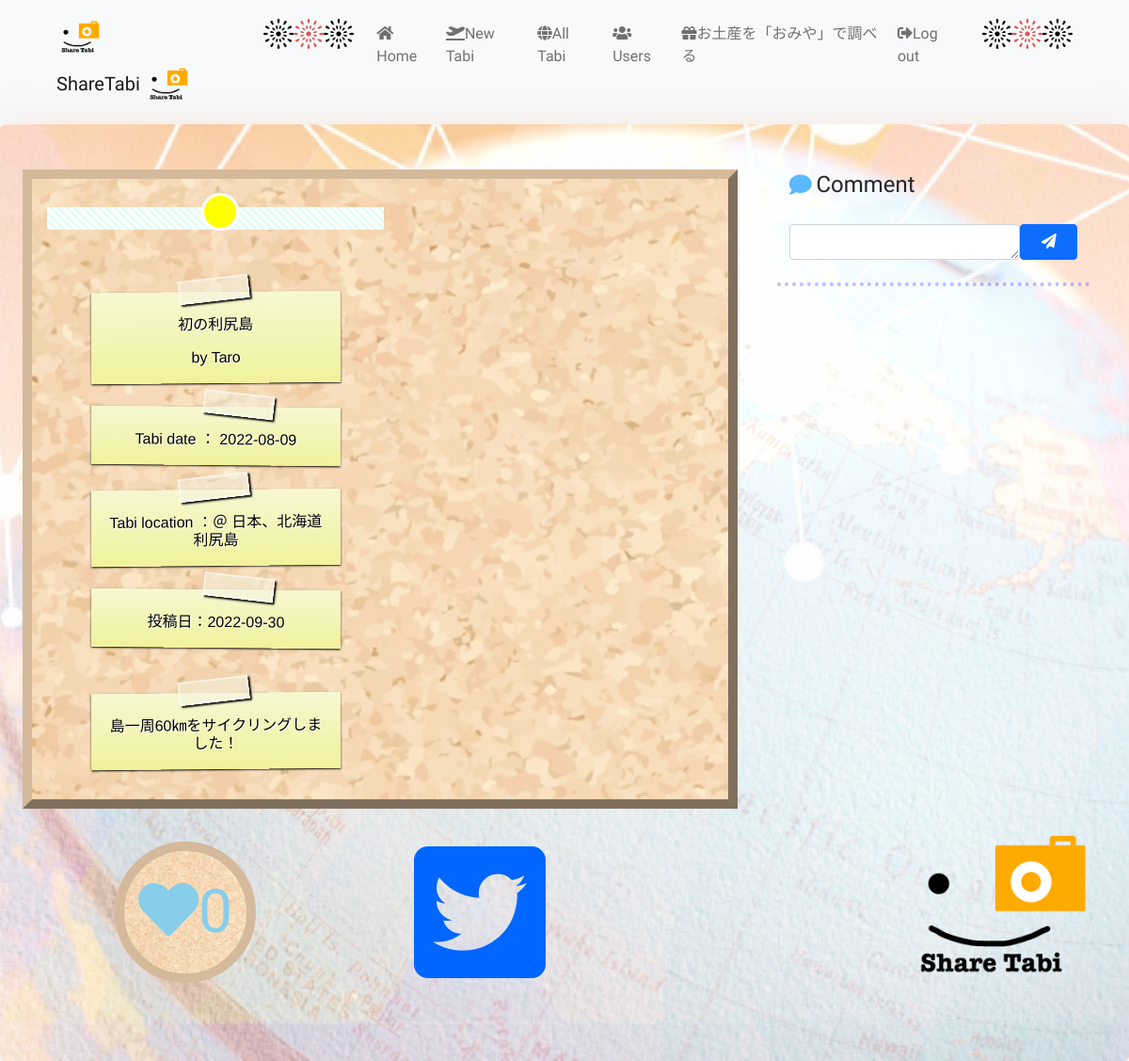
Page /travels/1 (signed in) on the earlier database version.
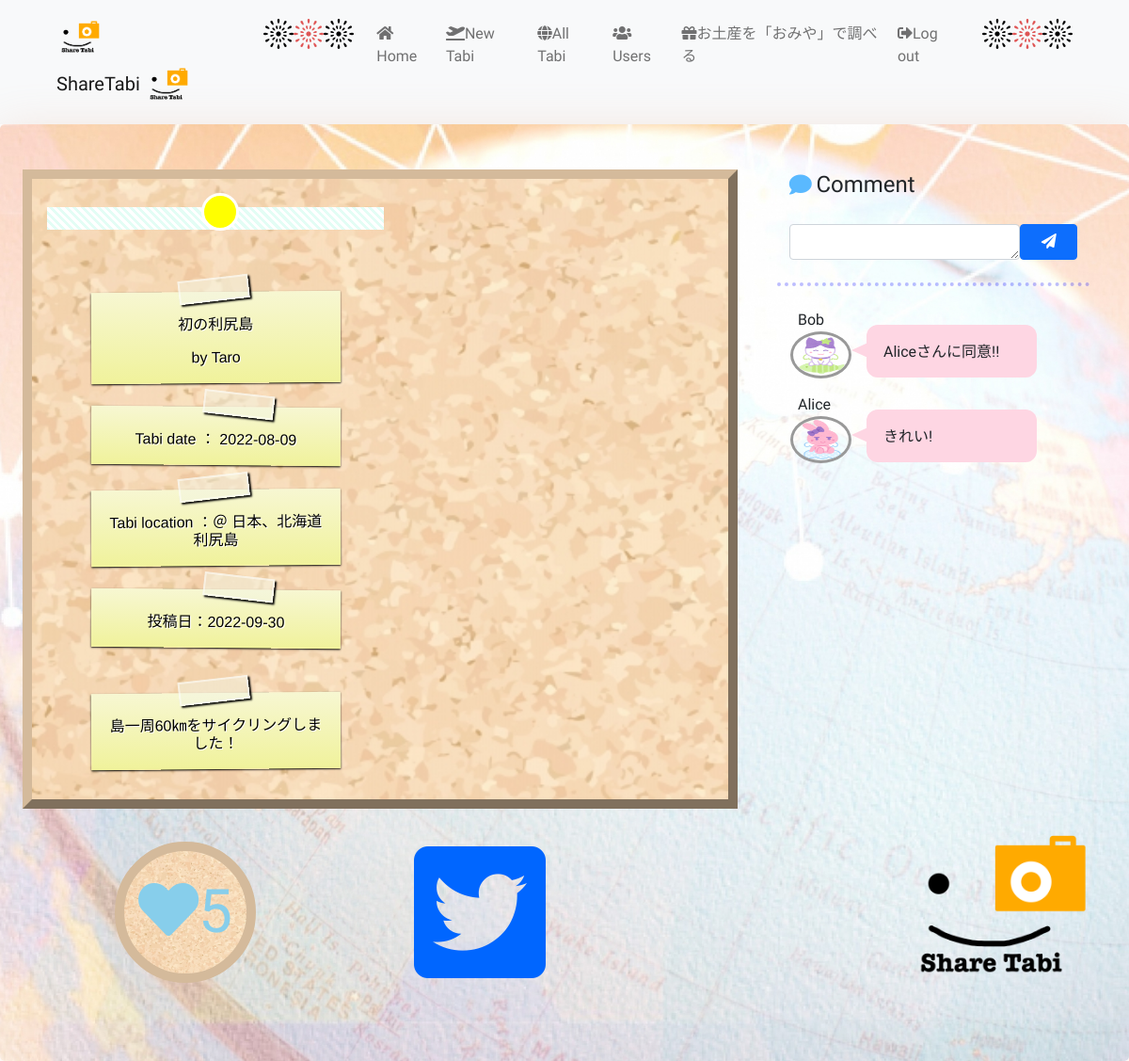
Same page on the later database version.
### app.py (models this page shows)
class Comment(db.Model):
    id = db.Column(db.Integer, primary_key=True)
    body = db.Column(db.String(50), nullable=False)
    user_id = db.Column(db.Integer, db.ForeignKey('user.id'), nullable=False)
    user_name = db.Column(db.String(15), nullable=False)
    travel_id = db.Column(db.Integer, db.ForeignKey('travel.id'), nullable=False)

### app.py (the view)
@app.route("/travels/<int:travel_id>", methods=["GET","POST"])
@login_required
def travel_show(travel_id):
    travel = Travel.query.get(travel_id)
    travel_user = User.query.get(travel.user_id)
    comments = Comment.query.filter(Comment.travel_id == travel_id).all()
    comments.reverse()  # コメントを新しい順にする
    comment_users=[]
    for comment in comments:
        comment_users.append(User.query.get(comment.user_id))
    favorites = Favorite.query.filter(Favorite.travel_id == travel.id).all()
    favorites_count = len(favorites)
    user_favorite = Favorite.query.filter(Favorite.travel_id == travel.id, Favorite.user_id==current_user.id).all()
    user_favorite_count =len(user_favorite)
    return render_template("show_travel.html", current_user=current_user, travel=travel, travel_user=travel_user, comment_data=zip(comments, comment_users), favorites_count=favorites_count, user_favorite_count=user_favorite_count)

### app.py (called while the page is built)
@login_manager.user_loader
def load_user(user_id):
    return User.query.get(int(user_id))

### helpers.py (called while the page is built)
def show_datetime(t):
    return t.strftime('%Y-%m-%d')

### templates/show_travel.html (shortened to what the changed rows need)
{% extends "layout.html" %}
{% block head_css %}
<link href="/static/stylesheet/show_travel.css" rel="stylesheet">
{% endblock %}
{% block main %}
<div class="container-fluid content back">
    <div class="row mx-auto py-5">
        <div class="box col-4">
            <div class="comment mt-4">
                <table class="w-100">
                    <tbody>
                        {% for comment, user in comment_data %}
                        <tr>
                            <td>
                                {% if comment.user_id == current_user.id %}
                                <div class="balloon_l">
                                    <ul>
                                        <li class="ms-2">{{ comment.user_name }}</li>
                                        <li>
                                            <div>
                                                <img src="../static/images/icon/{{ user.icon }}.png" class="icon">
                                            </div>
                                        </li>
                                    </ul>
                                    <div class="ms-3 my-auto w-100">
                                        <p class="says2 w-100">{{ comment.body }}</p>
                                    </div>
                                </div>
                                {% else %}
                                <div class="balloon_l">
                                    <ul>
                                        <li class="ms-2">{{ comment.user_name }}</li>
                                        <li>
                                            <div>
                                                <img src="../static/images/icon/{{ user.icon }}.png" class="icon">
                                            </div>
                                        </li>
                                    </ul>
                                    <div class="ms-3 my-auto w-100">
                                        <p class="says w-100">{{ comment.body }}</p>
                                    </div>
                                </div>
                                {% endif %}
                            </td>
                        </tr>
                        {% endfor %}
                    </tbody>
                </table>
            </div>
        </div>
        <div class="col-3 offset-1 my-auto">
            <button class="cork btn-good">
                {% if user_favorite_count == 0 %}
                <a class="favo-yet" href="/travels/{{ travel.id }}/favorites"><i class="fas fa-heart"></i>{{ favorites_count }}</a>
                {% else %}
                <a class="favo-already" href="/travels/{{ travel.id }}/favorites"><i class="fas fa-heart"></i>{{ favorites_count }}</a>
                {% endif %}
            </button>
        </div>
    </div>
</div>
{% endblock %}

Differences in the rows shown:
added Comment: user_name "Bob", shows a picture, body "Aliceさんに同意!!"
added Comment: user_name "Alice", shows a picture, body "きれい!"
Other differences:
{{ favorites_count }}: "0" → "5"
